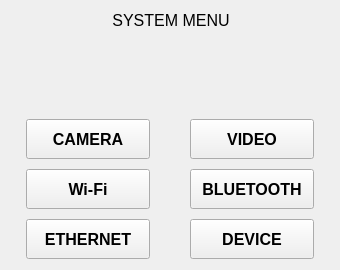
<?xml version="1.0" encoding="UTF-8"?>
<ui version="4.0">
 <class>sysOpt</class>
 <widget class="QWidget" name="sysOpt">
  <property name="geometry">
   <rect>
    <x>0</x>
    <y>0</y>
    <width>340</width>
    <height>270</height>
   </rect>
  </property>
  <property name="minimumSize">
   <size>
    <width>340</width>
    <height>270</height>
   </size>
  </property>
  <property name="font">
   <font>
    <pointsize>12</pointsize>
    <weight>50</weight>
    <italic>false</italic>
    <bold>true</bold>
   </font>
  </property>
  <property name="windowTitle">
   <string>Form</string>
  </property>
  <layout class="QFormLayout" name="formLayout">
   <item row="0" column="0">
    <layout class="QHBoxLayout" name="horizontalLayout">
     <property name="bottomMargin">
      <number>10</number>
     </property>
     <item>
      <widget class="QLabel" name="label">
       <property name="minimumSize">
        <size>
         <width>320</width>
         <height>0</height>
        </size>
       </property>
       <property name="text">
        <string>SYSTEM MENU</string>
       </property>
       <property name="alignment">
        <set>Qt::AlignCenter</set>
       </property>
      </widget>
     </item>
    </layout>
   </item>
   <item row="2" column="0" colspan="2">
    <layout class="QGridLayout" name="gridLayout" rowstretch="0,0,0" columnminimumwidth="160,160">
     <property name="sizeConstraint">
      <enum>QLayout::SetDefaultConstraint</enum>
     </property>
     <property name="spacing">
      <number>10</number>
     </property>
     <item row="2" column="1" alignment="Qt::AlignHCenter">
      <widget class="QPushButton" name="pb_device">
       <property name="minimumSize">
        <size>
         <width>124</width>
         <height>40</height>
        </size>
       </property>
       <property name="maximumSize">
        <size>
         <width>124</width>
         <height>16777215</height>
        </size>
       </property>
       <property name="font">
        <font>
         <pointsize>12</pointsize>
         <weight>75</weight>
         <italic>false</italic>
         <bold>true</bold>
        </font>
       </property>
       <property name="text">
        <string>DEVICE</string>
       </property>
       <property name="flat">
        <bool>false</bool>
       </property>
      </widget>
     </item>
     <item row="0" column="0" alignment="Qt::AlignHCenter">
      <widget class="QPushButton" name="pb_camera">
       <property name="minimumSize">
        <size>
         <width>124</width>
         <height>40</height>
        </size>
       </property>
       <property name="maximumSize">
        <size>
         <width>124</width>
         <height>16777215</height>
        </size>
       </property>
       <property name="font">
        <font>
         <pointsize>12</pointsize>
         <weight>75</weight>
         <italic>false</italic>
         <bold>true</bold>
        </font>
       </property>
       <property name="text">
        <string>CAMERA</string>
       </property>
       <property name="flat">
        <bool>false</bool>
       </property>
      </widget>
     </item>
     <item row="0" column="1" alignment="Qt::AlignHCenter">
      <widget class="QPushButton" name="pb_video">
       <property name="minimumSize">
        <size>
         <width>124</width>
         <height>40</height>
        </size>
       </property>
       <property name="maximumSize">
        <size>
         <width>124</width>
         <height>16777215</height>
        </size>
       </property>
       <property name="font">
        <font>
         <pointsize>12</pointsize>
         <weight>75</weight>
         <italic>false</italic>
         <bold>true</bold>
        </font>
       </property>
       <property name="text">
        <string>VIDEO</string>
       </property>
       <property name="flat">
        <bool>false</bool>
       </property>
      </widget>
     </item>
     <item row="2" column="0" alignment="Qt::AlignHCenter">
      <widget class="QPushButton" name="pb_ethernet">
       <property name="minimumSize">
        <size>
         <width>124</width>
         <height>40</height>
        </size>
       </property>
       <property name="maximumSize">
        <size>
         <width>124</width>
         <height>16777215</height>
        </size>
       </property>
       <property name="font">
        <font>
         <pointsize>12</pointsize>
         <weight>75</weight>
         <italic>false</italic>
         <bold>true</bold>
        </font>
       </property>
       <property name="text">
        <string>ETHERNET</string>
       </property>
       <property name="flat">
        <bool>false</bool>
       </property>
      </widget>
     </item>
     <item row="1" column="0" alignment="Qt::AlignHCenter">
      <widget class="QPushButton" name="pb_wifi">
       <property name="minimumSize">
        <size>
         <width>124</width>
         <height>40</height>
        </size>
       </property>
       <property name="maximumSize">
        <size>
         <width>124</width>
         <height>16777215</height>
        </size>
       </property>
       <property name="font">
        <font>
         <pointsize>12</pointsize>
         <weight>75</weight>
         <italic>false</italic>
         <bold>true</bold>
        </font>
       </property>
       <property name="text">
        <string>Wi-Fi</string>
       </property>
       <property name="flat">
        <bool>false</bool>
       </property>
      </widget>
     </item>
     <item row="1" column="1" alignment="Qt::AlignHCenter">
      <widget class="QPushButton" name="pb_blueTooth">
       <property name="minimumSize">
        <size>
         <width>124</width>
         <height>40</height>
        </size>
       </property>
       <property name="maximumSize">
        <size>
         <width>124</width>
         <height>16777215</height>
        </size>
       </property>
       <property name="font">
        <font>
         <pointsize>12</pointsize>
         <weight>75</weight>
         <italic>false</italic>
         <bold>true</bold>
        </font>
       </property>
       <property name="text">
        <string>BLUETOOTH</string>
       </property>
       <property name="flat">
        <bool>false</bool>
       </property>
      </widget>
     </item>
    </layout>
   </item>
   <item row="1" column="0" colspan="2">
    <spacer name="verticalSpacer">
     <property name="orientation">
      <enum>Qt::Vertical</enum>
     </property>
     <property name="sizeHint" stdset="0">
      <size>
       <width>20</width>
       <height>20</height>
      </size>
     </property>
    </spacer>
   </item>
  </layout>
  <zorder></zorder>
  <zorder>verticalSpacer</zorder>
 </widget>
 <tabstops>
  <tabstop>pb_camera</tabstop>
  <tabstop>pb_video</tabstop>
  <tabstop>pb_wifi</tabstop>
  <tabstop>pb_blueTooth</tabstop>
  <tabstop>pb_ethernet</tabstop>
  <tabstop>pb_device</tabstop>
 </tabstops>
 <resources/>
 <connections/>
</ui>
